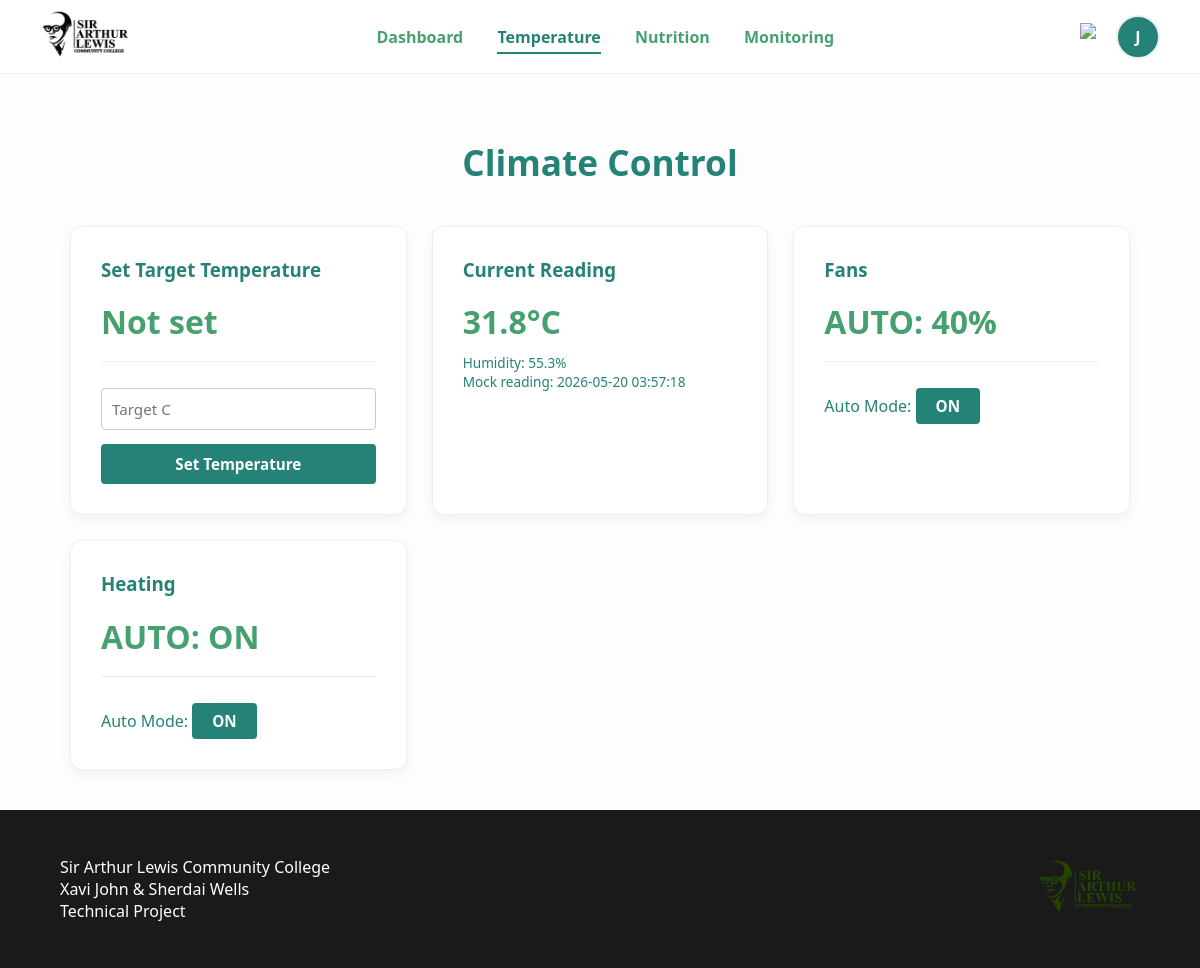
The page /student/temperature.php (signed in) on the database its author committed.
### tables this page shows
CREATE TABLE IF NOT EXISTS brooders (
    brooder_id INT NOT NULL AUTO_INCREMENT,
    name       VARCHAR(100) NOT NULL,
    location   VARCHAR(150) DEFAULT NULL,
    api_key    VARCHAR(64) NOT NULL UNIQUE,
    status     ENUM('active','inactive') NOT NULL DEFAULT 'active',
    created_at TIMESTAMP NOT NULL DEFAULT CURRENT_TIMESTAMP,
    PRIMARY KEY (brooder_id)
);

### auth/session_check.php (called while the page is built, shortened)
<?php
$current_user_id   = $_SESSION["user_id"];

### auth/flask.php (called while the page is built, shortened)
<?php
function mock_live_reading($brooder_id = 0, $target_temp = null) {
    $base_temp = $target_temp ? floatval($target_temp) : 32.5;
    $offset = intval($brooder_id) * 17;
    return [
        'temperature' => round($base_temp + sin((time() + $offset) / 90) * 0.8, 1),
        'humidity'    => round(58 + sin((time() + $offset) / 120) * 4, 1),
        'recorded_at' => date('Y-m-d H:i:s'),
        'source'      => 'mock'
    ];
}

### student/temperature.php (the view, shortened to what this page needs)
<?php
require_once "../auth/session_check.php";
require_once "../auth/connectdb.php";
require_once "../auth/flask.php";
$stmt = $conn->prepare("
    SELECT b.* FROM brooders b
    JOIN student_brooder sb ON sb.brooder_id = b.brooder_id
    WHERE sb.student_id = ?
");
$stmt->bind_param("i", $current_user_id);
$stmt->execute();
$brooder = $stmt->get_result()->fetch_assoc();
$latest = $target = null;
if ($brooder) {
    $latest = mock_live_reading($brooder["brooder_id"], $target);
}
?>
<!DOCTYPE html>
<html id="top">
<head>
    <link rel="stylesheet" href="/style.css">
</head>
<body>
<?php include "navbar.php"; ?>
<div class="container">
    <h1>Climate Control</h1>
    <?php if (!$brooder): ?>
        <div class="notice">No brooder assigned yet.</div>
    <?php else: ?>
    <div class="cards">
        <div class="card">
            <h3>Set Target Temperature</h3>
            <strong><?php echo $target ? $target . "&deg;C" : "Not set"; ?></strong>
            <div class="control-panel">
                <form method="post">
                    <input type="number" name="target_temp" step="0.1" min="0" max="60"
                           placeholder="Target C" class="input-box" required>
                    <button type="submit" class="btn">Set Temperature</button>
                </form>
            </div>
        </div>
        <div class="card">
            <h3>Current Reading</h3>
            <strong><?php echo $latest ? $latest["temperature"] . "&deg;C" : "No data"; ?></strong>
            <p style="color:var(--teal); font-size:0.85rem; margin:6px 0;">
                Humidity: <?php echo $latest ? $latest["humidity"] . "%" : "-"; ?><br>
                <?php echo $latest ? "Mock reading: " . $latest["recorded_at"] : "Awaiting sensor data from RPi"; ?>
            </p>
        </div>
        <div class="card">
            <h3>Fans</h3>
            <strong id="fan-status">AUTO: 40%</strong>
            <div class="control-panel">
                <label style="color:var(--teal);">Auto Mode:</label>
                <button id="fan-mode-btn" data-mode="auto" onclick="toggleFanMode()" class="btn" style="width:auto; padding:8px 20px; margin-top:8px;">ON</button>
            </div>
        </div>
        <div class="card">
            <h3>Heating</h3>
            <strong id="heat-status">AUTO: ON</strong>
            <div class="control-panel">
                <label style="color:var(--teal);">Auto Mode:</label>
                <button id="heat-mode-btn" data-mode="auto" onclick="toggleHeatMode()" class="btn" style="width:auto; padding:8px 20px; margin-top:8px;">ON</button>
            </div>
        </div>
    </div>
    <?php endif; ?>
</div>
<?php include "../auth/footer.php"; ?>
</body>
</html>

### style.css (style rules this page uses)
:root { --teal: #248277; --green: #47a070; }
html { scroll-behavior: smooth; }
body { font-family: 'Segoe UI', Tahoma, Geneva, Verdana, sans-serif; margin: 0; display: flex; flex-direction: column; min-height: 100vh; background: #fdfdfd; color: var(--green); }
.container { flex: 1; padding: 40px 20px; max-width: 1100px; margin: 0 auto; width: 100%; box-sizing: border-box; }
h1 { color: var(--teal); font-size: 2.2rem; text-align: center; margin-bottom: 40px; }
h3 { color: var(--teal); margin-top: 0; }
.cards { display: grid; grid-template-columns: repeat(auto-fit, minmax(260px, 1fr)); gap: 25px; }
.card { background: #ffffff; padding: 30px; border-radius: 12px; box-shadow: 0 4px 12px rgba(0,0,0,0.05); border: 1px solid #eeeeee; transition: transform 0.2s; }
.card strong { display: block; font-size: 2rem; color: var(--green); margin: 10px 0; }
.control-panel { margin-top: 18px; border-top: 1px solid #eeeeee; padding-top: 18px; }
.input-box { width: 100%; padding: 10px; margin: 8px 0; border: 1px solid #cccccc; border-radius: 4px; box-sizing: border-box; color: var(--green); font-family: inherit; font-size: 0.95rem; }
.btn { background: var(--teal); color: white; border: none; padding: 10px 20px; border-radius: 4px; cursor: pointer; font-weight: bold; font-family: inherit; font-size: 0.95rem; transition: background 0.2s; width: 100%; margin-top: 6px; }

### rows shown on the page
brooders: brooder_id "31.8", brooder_id "55.3", brooder_id "2026-05-20 03:57:18"

### other values the page prints
$current_initial "J"
